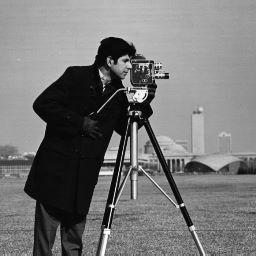
#> input picture haarBasis_Image_compression/cameraman.png, 256 x 256 px, found by its file name
$ python haarWavelet.py
#> lines starting #> are read from the running program, lines starting #| are printed output that depends on the picture
import numpy as np
import matplotlib
import matplotlib.pyplot as plt
import math
import matplotlib.image as mpimg
matplotlib.use('TkAgg')

img = mpimg.imread('cameraman.png')
#> img is the input picture: shape (256, 256, 4) float32; mean R, G, B, A 0.466, 0.466, 0.466, 1


def rgb2grayscale(rgb):
    return np.dot(rgb[..., : 3], [0.299, 0.587, 0.114])


gray_image = rgb2grayscale(img)

img = np.array(([1, 2, 3, 4], [4, 3, 2, 1], [1, 1, 1, 1], [2, 4, 4, 2]))
print(img)

print(img[0][3], "value")
print(img[0][1]-img[0][3], "difference")
plt.imshow(img, cmap='gray')
# plt.show()


def haarWavelet(vectorData):
    wavelet_summ = np.zeros(int(len(vectorData[0])*len(vectorData[0])/2))
    wavelet_diff = np.zeros(int(len(vectorData[0])*len(vectorData[0])/2))
    n = 0
    for i in range(0, len(vectorData)):
        print(vectorData[i])
        for k in range(0, len(vectorData[i]), 2):
                print(vectorData[i][k], vectorData[i][k+1])
                wavelet_summ[n] = vectorData[i][k] + vectorData[i][k+1]
                wavelet_diff[n] = vectorData[i][k] - vectorData[i][k+1]
                n += 1
 #   print(wavelet_summ/2, wavelet_diff/2)
    return wavelet_summ, wavelet_diff


# wawelet by rows at first
wavelet_summ, wavelet_diff = haarWavelet(img)
print(wavelet_summ, wavelet_diff)
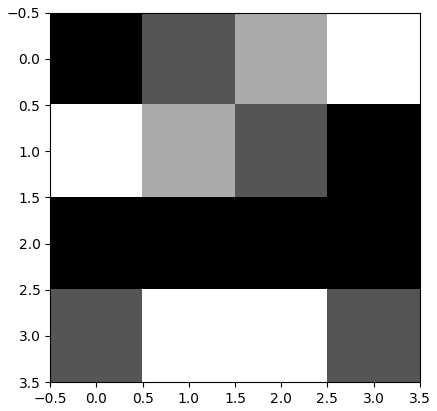
#> figure drawn by matplotlib, 1 panel
